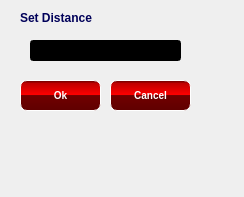
<?xml version="1.0" encoding="UTF-8"?>
<ui version="4.0">
 <class>SetDistance</class>
 <widget class="QDialog" name="SetDistance">
  <property name="geometry">
   <rect>
    <x>0</x>
    <y>0</y>
    <width>244</width>
    <height>197</height>
   </rect>
  </property>
  <property name="windowTitle">
   <string>Set Distance</string>
  </property>
  <widget class="lineTextWrapper" name="lineEdit_3">
   <property name="geometry">
    <rect>
     <x>30</x>
     <y>40</y>
     <width>151</width>
     <height>21</height>
    </rect>
   </property>
   <property name="styleSheet">
    <string notr="true">background-color: rgb(0, 0, 0);
color: rgb(255, 255, 255);</string>
   </property>
  </widget>
  <widget class="QLabel" name="label">
   <property name="geometry">
    <rect>
     <x>20</x>
     <y>10</y>
     <width>111</width>
     <height>16</height>
    </rect>
   </property>
   <property name="styleSheet">
    <string notr="true">color: rgb(0, 0, 89);
font: 75 10pt &quot;Leelawadee&quot;;
background-color: rgba(255, 255, 255, 0);
font-weight:bold</string>
   </property>
   <property name="text">
    <string>Set Distance</string>
   </property>
  </widget>
  <widget class="QPushButton" name="pushButton_9">
   <property name="geometry">
    <rect>
     <x>20</x>
     <y>80</y>
     <width>81</width>
     <height>31</height>
    </rect>
   </property>
   <property name="styleSheet">
    <string notr="true">color: white;
background-color: QLinearGradient( x1: 0, y1: 0, x2: 0, y2: 1, stop: 0 #600000, stop: 0.1 #c00000, stop: 0.49 #ff0000, stop: 0.5 #700000, stop: 1 #600000);
border-width: 1px;
border-color: #fff;
border-style: solid;
border-radius: 7;
padding: 3px;
font-size: 10px;
font-weight:bold;
padding-left: 5px;
padding-right: 5px;</string>
   </property>
   <property name="text">
    <string>Ok</string>
   </property>
  </widget>
  <widget class="QPushButton" name="pushButton_11">
   <property name="geometry">
    <rect>
     <x>110</x>
     <y>80</y>
     <width>81</width>
     <height>31</height>
    </rect>
   </property>
   <property name="styleSheet">
    <string notr="true">color: white;
background-color: QLinearGradient( x1: 0, y1: 0, x2: 0, y2: 1, stop: 0 #600000, stop: 0.1 #c00000, stop: 0.49 #ff0000, stop: 0.5 #700000, stop: 1 #600000);
border-width: 1px;
border-color: #fff;
border-style: solid;
border-radius: 7;
padding: 3px;
font-size: 10px;
font-weight:bold;
padding-left: 5px;
padding-right: 5px;</string>
   </property>
   <property name="text">
    <string>Cancel</string>
   </property>
  </widget>
 </widget>
 <customwidgets>
  <customwidget>
   <class>lineTextWrapper</class>
   <extends>QLineEdit</extends>
   <header>linetextwrapper.h</header>
   <slots>
    <signal>signalShaderN(QString)</signal>
    <signal>signalLightPos(QString)</signal>
    <signal>signalSaveCam(QString)</signal>
    <signal>signalRefPoint(QString)</signal>
    <signal>signalDistance(float)</signal>
    <slot>gotClickedShaderName()</slot>
    <slot>gotClickedLightPos()</slot>
    <slot>gotClickedCam()</slot>
    <slot>gotClickedRefPoint()</slot>
    <slot>gotDistance()</slot>
   </slots>
  </customwidget>
 </customwidgets>
 <resources/>
 <connections>
  <connection>
   <sender>pushButton_9</sender>
   <signal>clicked()</signal>
   <receiver>SetDistance</receiver>
   <slot>accept()</slot>
   <hints>
    <hint type="sourcelabel">
     <x>55</x>
     <y>101</y>
    </hint>
    <hint type="destinationlabel">
     <x>59</x>
     <y>137</y>
    </hint>
   </hints>
  </connection>
  <connection>
   <sender>pushButton_11</sender>
   <signal>clicked()</signal>
   <receiver>SetDistance</receiver>
   <slot>reject()</slot>
   <hints>
    <hint type="sourcelabel">
     <x>151</x>
     <y>96</y>
    </hint>
    <hint type="destinationlabel">
     <x>151</x>
     <y>137</y>
    </hint>
   </hints>
  </connection>
  <connection>
   <sender>pushButton_9</sender>
   <signal>clicked()</signal>
   <receiver>lineEdit_3</receiver>
   <slot>gotDistance()</slot>
   <hints>
    <hint type="sourcelabel">
     <x>77</x>
     <y>92</y>
    </hint>
    <hint type="destinationlabel">
     <x>67</x>
     <y>46</y>
    </hint>
   </hints>
  </connection>
  <connection>
   <sender>lineEdit_3</sender>
   <signal>signalDistance(float)</signal>
   <receiver>SetDistance</receiver>
   <slot>signalDist(float)</slot>
   <hints>
    <hint type="sourcelabel">
     <x>38</x>
     <y>47</y>
    </hint>
    <hint type="destinationlabel">
     <x>27</x>
     <y>137</y>
    </hint>
   </hints>
  </connection>
 </connections>
 <slots>
  <slot>signalDist(float)</slot>
 </slots>
</ui>
